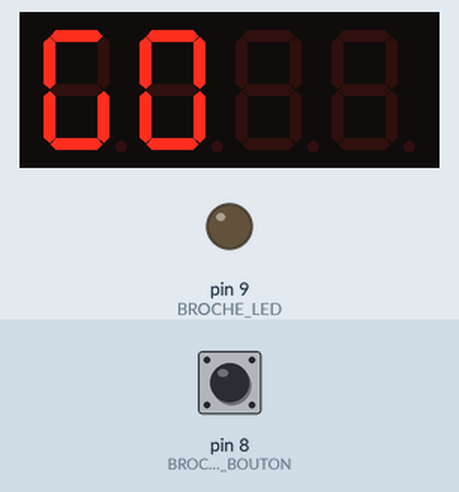
Bench run of a sketch on a simulated Arduino Uno, built with avr-gcc and run on an emulated ATmega328P. Shown: 4-digit seven-segment display, output pins drawn as LEDs (lit = HIGH). The inputs (shaded band) are chosen by the test bench; at power-on: pin 8 (BROCHE_BOUTON) LOW.

Above: at 1.1 s.
4.9 s: pin 8 (BROCHE_BOUTON) pulsed HIGH 2 times (0.12 s each, 0.3 s apart)
At 6.6 s:
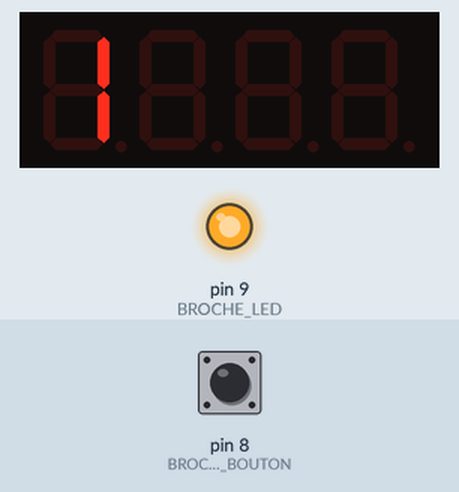
At 10.1 s:
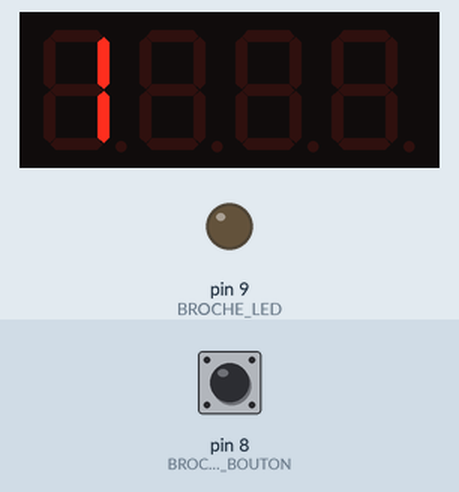
Timing chart, 0 to 17.8 s (numbered marks = the images above; inputs shaded):
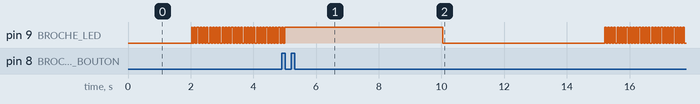

The sketch:

squelette_jeu_arduino_temps_score.ino
```cpp
/* Squelette de jeu pour arduino
    Workshop Arcade & Craft & Alt Ctrl @ Ecole de Design Nantes Atlantique
    21 / 25 fév. 2022 / pierre@lesporteslogiques.net

    Différentes étapes de jeu, avec durée prédéfinie et affichage du score
    But: cliquer le plus possible sur le bouton pendant 5 secondes
    Utilise une led (broche 9) un bouton (broche 8) et un afficheur (4 et 5)

    arduino 1.8.5 @ kirin / Debian 9.5 stretch

    Bibliothèques à installer depuis le gestionnaire :
      + lib. OneButton v2.0.4 de Matthias Hertel https://github.com/mathertel/OneButton
      + lib. SevenSegmentTM1637 v1.0.0 de Bram Hamsen https://github.com/bremme/arduino-tm1637
*/

// Inclure les bibliothèques

#include "OneButton.h"
#include "SevenSegmentTM1637.h"

// Définir le circuit

#define BROCHE_LED       9          // Retour visuel pour voir dans quelle étape le jeu se trouve
#define BROCHE_BOUTON    8          // Bouton principal
#define BROCHE_CLK       4          // Broche Clock de l'afficheur
#define BROCHE_DIO       5          // Broche Data In Out de l'afficheur

OneButton bouton(BROCHE_BOUTON, false, false);
SevenSegmentTM1637    afficheur(BROCHE_CLK, BROCHE_DIO);

// Variables du jeu

int etape_jeu = 0;                  // Quelle étape ? attract mode, début de partie, etc.
long demarrage_partie;              // Moment de démarrage d'une nouvelle partie (millis)
long etape2_duree = 5000;           // durée du jeu en ms
long etape2_start;                  // moment où le jeu commence
long etape3_duree = 5000;           // durée de l'affichage final du score
long etape3_start;                  // moment où l'affichage final démarre

int score = 0;                      // Score


void setup() {
  pinMode(BROCHE_LED, OUTPUT);      // Sortie pour activer la led
  pinMode(BROCHE_BOUTON, INPUT);    // Entrée pour capter le bouton

  // Associer une fonction de callback qui sera déclenchée à chaque clic sur le bouton
  bouton.attachClick(boutonClic);
  bouton.setDebounceTicks(20);      // Réduire le temps de debounce

  // Préparer l'afficheur
  afficheur.begin();                // initialiser l'afficheur
  afficheur.setBacklight(100);      // fixer la luminosité à 100%
  afficheur.print("GO  ");          // afficher un petit message d'intro ...
  delay(1000);                      // ... pendant 1000 ms ...
  afficheur.clear();                // ... puis l'effacer
}


void loop() {

  // À l'écoute du bouton
  bouton.tick();


  if (etape_jeu == 0) {             // Attract Mode *********************
    // Ça clignote, fait du bruit pour donner envie de jouer
    clignoterLed(50, 50);         // La led clignote très rapidement
  } // *** fin de etape_jeu = 0 *****************************************


  if (etape_jeu == 1) {             // Démarrage de partie **************
    // Une nouvelle partie vient d'être déclenchée
    // Dans la démo, cette étape est très rapide ce qui ne laisse pas le temps de voir la led
    // Réinitialiser les variables pour la nouvelle partie
    score = 0;
    demarrage_partie = millis();
    etape2_start = millis();        // intialiser le début de partie
    etape_jeu = 2;                  // ... et passer à la suite
  } // *** fin de etape_jeu = 1 *****************************************


  if (etape_jeu == 2) {             // Partie en cours ******************
    // Le jeu se déroule tant qu'on n'a pas dépassé la durée de la partie
    if (millis() - etape2_start < etape2_duree) { // jeu en cours
      afficherScore(score);         // afficher le score
      clignoterLed(100,0);          // La led reste fixe
    } else {
      etape3_start = millis();      // intialiser la fin de partie
      etape_jeu = 3;                // changer d'étape
    }
  } // *** fin de etape_jeu = 2 *****************************************


  if (etape_jeu == 3) {             // Fin de partie *******************
    // Le jeu se termine : on annonce win et lose pendant la durée définie
    if (millis() - etape3_start < etape3_duree) {
      clignoterLed(20, 480);        // La led flashe
      afficherScore(score);         // afficher le score final
    } else {                        // repasser en atteact mode après durée écoulée
      etape_jeu = 0;
      afficheur.clear();
    }
  } // *** fin de etape_jeu = 3 *****************************************

}

// Réagir au clic sur le bouton

void boutonClic() {
  // 2 cas selon l'étape du jeu
  if (etape_jeu == 0) {             // cas 1 : démarrer une nouvelle partie
    etape_jeu ++;
  }
  if (etape_jeu == 2) {             // cas 2 (partie en cours) : augmenter le score
    score ++;
  }
}

// Fonction pour obtenir des clignotements de led différents

void clignoterLed(int ledon, int ledoff) {
  int duree = ledon + ledoff;
  if (millis() % duree < ledon) digitalWrite(BROCHE_LED, HIGH);
  else digitalWrite(BROCHE_LED, LOW);
}

// Afficher le score

void afficherScore(int score) {
  //afficheur.clear();
  afficheur.print(score);
  if (etape_jeu == 3) afficheur.blink(); // clignotement en fin de partie
}
```

Measured:
- after the input at 4.9 s, the display: first changes after 0.14 s (image 1 shows a later state)
- what the display in image 0 shows lasts 1.0 s, from 1.0 s to 2.0 s
- what the display in image 1 shows lasts 4.7 s, from 5.3 s to 10.0 s
